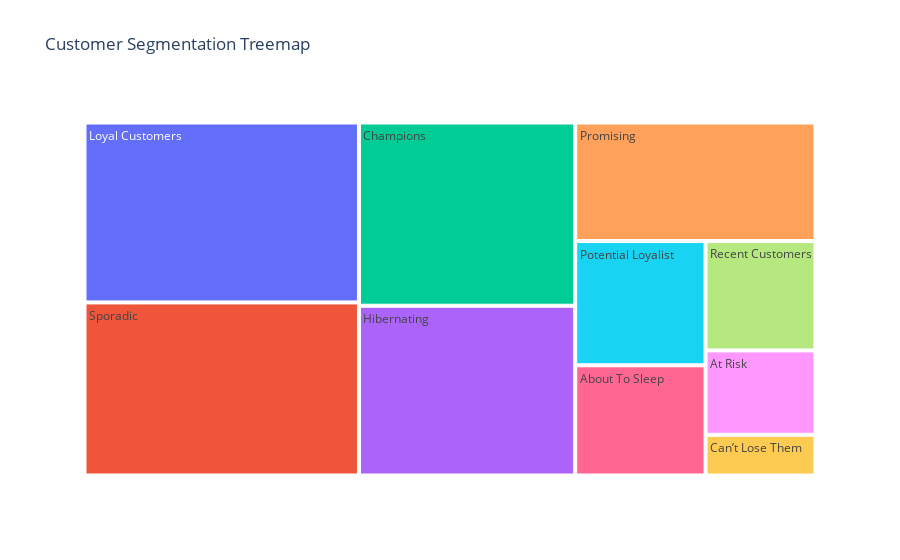

Source (notebook cell):
### Code cell
customer_segment_counts = df_standardized['Customer_Type'].value_counts().reset_index()
customer_segment_counts.columns = ['Customer_Type', 'Count']

# Create a Treemap
fig = px.treemap(customer_segment_counts, path=['Customer_Type'], values='Count',
                 title='Customer Segmentation Treemap')

fig.show()

### Figure 1 — Plotly figure (JSON) as saved in the notebook; plotly's stock layout.template omitted (floating-point values rounded to 4 significant figures)
{"data": [{"branchvalues": "total", "domain": {"x": [0, 1], "y": [0, 1]}, "hovertemplate": "labels=%{label}<br>Count=%{value}<br>parent=%{parent}<br>id=%{id}<extra></extra>", "ids": ["About To Sleep", "At Risk", "Can’t Lose Them", "Champions", "Hibernating", "Loyal Customers", "Potential Loyalist", "Promising", "Recent Customers", "Sporadic"], "labels": ["About To Sleep", "At Risk", "Can’t Lose Them", "Champions", "Hibernating", "Loyal Customers", "Potential Loyalist", "Promising", "Recent Customers", "Sporadic"], "name": "", "parents": ["", "", "", "", "", "", "", "", "", ""], "type": "treemap", "values": [793, 512, 247, 2187, 2026, 2726, 894, 1572, 664, 2622]}], "layout": {"legend": {"tracegroupgap": 0}, "title": {"text": "Customer Segmentation Treemap"}}}
